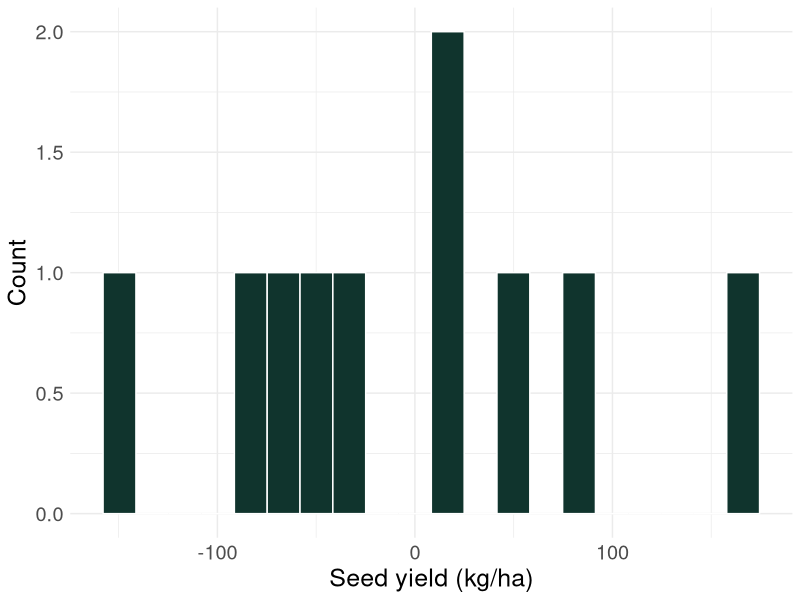

The R source for this figure:
# Aula 03
library(ggplot2)
library(tidyverse)

set.seed(11480230)

## Amostra = 10
g <- rnorm(n = 10, mean = 0, sd = 100)
e <- rnorm(n = 10, mean = 0, sd = 10)
f <- g + e

Vg <- var(g); Vg
Ve <- var(e); Ve
Vf <- var(f); Vf

Mg <- mean(g); Mg
Me <- mean(e); Me
Mf <- mean(f); Mf

df <- data.frame(g, e, f); df

### Histogram
ggplot(data = data.frame(g)) + 
  geom_histogram(aes(x = g), bins = 20, color = 'white', fill = "#10342d") + 
  labs(x = "Seed yield (kg/ha)", y = "Count") + 
  theme_minimal() + theme(text = element_text(size = 18))

### Densidade


### Boxplot

### Scatterplot
